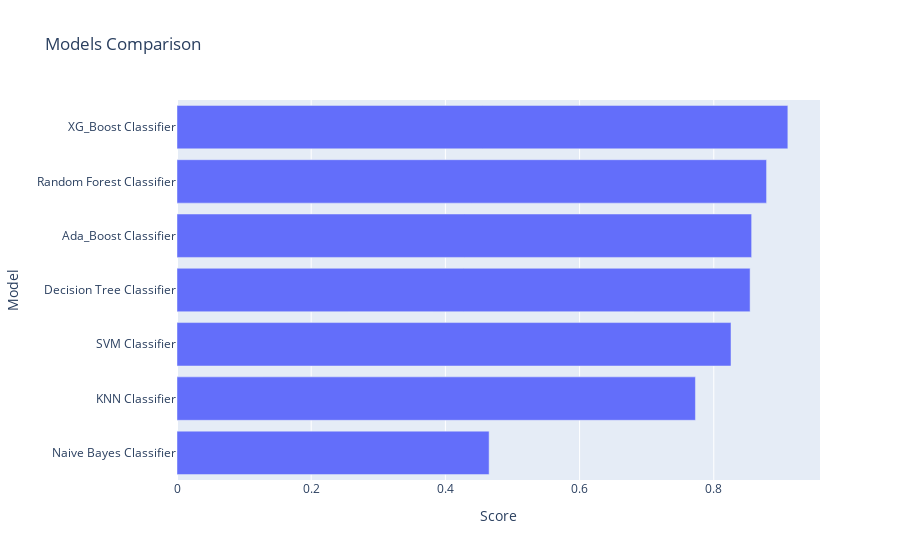

The notebook cell this image was saved under:
### Markdown cell above
# Model Comparison

### Code cell
models = pd.DataFrame({
    'Model' : [ 'Random Forest Classifier', 'SVM Classifier', 'Naive Bayes Classifier','KNN Classifier', 'XG_Boost Classifier', 'Decision Tree Classifier', 'Ada_Boost Classifier'],
    'Score' : [rand_forest_acc, svm_acc, gnb_acc, knn_acc, xgb_acc, dtc_acc, ada_acc]
})

sorted_models = models.sort_values(by = 'Score', ascending = True)

fig = px.bar(data_frame = sorted_models, x = 'Score', y = 'Model', title = 'Models Comparison')

fig.show()

### Figure 1 — Plotly figure (JSON) as saved in the notebook; plotly's stock layout.template omitted (floating-point values rounded to 4 significant figures)
{"data": [{"alignmentgroup": "True", "hovertemplate": "Score=%{x}<br>Model=%{y}<extra></extra>", "legendgroup": "", "marker": {"color": "#636efa", "pattern": {"shape": ""}}, "name": "", "offsetgroup": "", "orientation": "h", "showlegend": false, "textposition": "auto", "type": "bar", "x": [0.4652, 0.7727, 0.8256, 0.8541, 0.8564, 0.8786, 0.9104], "xaxis": "x", "y": ["Naive Bayes Classifier", "KNN Classifier", "SVM Classifier", "Decision Tree Classifier", "Ada_Boost Classifier", "Random Forest Classifier", "XG_Boost Classifier"], "yaxis": "y"}], "layout": {"barmode": "relative", "legend": {"tracegroupgap": 0}, "title": {"text": "Models Comparison"}, "xaxis": {"anchor": "y", "domain": [0, 1], "title": {"text": "Score"}}, "yaxis": {"anchor": "x", "domain": [0, 1], "title": {"text": "Model"}}}}
